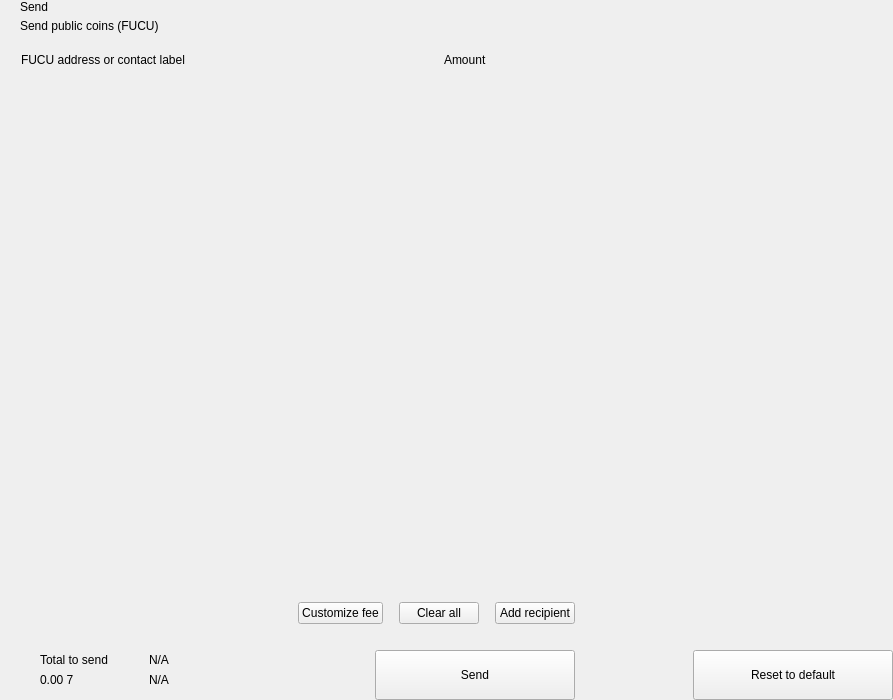
<?xml version="1.0" encoding="UTF-8"?>
<ui version="4.0">
 <class>send</class>
 <widget class="QWidget" name="send">
  <property name="geometry">
   <rect>
    <x>0</x>
    <y>0</y>
    <width>893</width>
    <height>700</height>
   </rect>
  </property>
  <property name="windowTitle">
   <string>Form</string>
  </property>
  <layout class="QHBoxLayout" name="horizontalLayout_2" stretch="2,1">
   <property name="spacing">
    <number>0</number>
   </property>
   <property name="leftMargin">
    <number>0</number>
   </property>
   <property name="topMargin">
    <number>0</number>
   </property>
   <property name="rightMargin">
    <number>0</number>
   </property>
   <property name="bottomMargin">
    <number>0</number>
   </property>
   <item>
    <widget class="QWidget" name="left" native="true">
     <layout class="QVBoxLayout" name="verticalLayout_3">
      <property name="spacing">
       <number>0</number>
      </property>
      <property name="leftMargin">
       <number>0</number>
      </property>
      <property name="topMargin">
       <number>0</number>
      </property>
      <property name="rightMargin">
       <number>0</number>
      </property>
      <property name="bottomMargin">
       <number>0</number>
      </property>
      <item>
       <layout class="QVBoxLayout" name="verticalLayout_22" stretch="0,0,0,1,0,0,0,0">
        <property name="spacing">
         <number>0</number>
        </property>
        <item>
         <layout class="QHBoxLayout" name="horizontalLayout_3">
          <property name="spacing">
           <number>0</number>
          </property>
          <property name="leftMargin">
           <number>20</number>
          </property>
          <property name="rightMargin">
           <number>20</number>
          </property>
          <item>
           <layout class="QVBoxLayout" name="verticalLayout">
            <property name="spacing">
             <number>5</number>
            </property>
            <item>
             <widget class="QLabel" name="labelTitle">
              <property name="text">
               <string>Send</string>
              </property>
              <property name="alignment">
               <set>Qt::AlignLeading|Qt::AlignLeft|Qt::AlignVCenter</set>
              </property>
             </widget>
            </item>
            <item>
             <widget class="QLabel" name="labelSubtitle1">
              <property name="text">
               <string>Send public coins (FUCU)</string>
              </property>
             </widget>
            </item>
           </layout>
          </item>
          <item>
           <spacer name="horizontalSpacer">
            <property name="orientation">
             <enum>Qt::Horizontal</enum>
            </property>
            <property name="sizeHint" stdset="0">
             <size>
              <width>40</width>
              <height>20</height>
             </size>
            </property>
           </spacer>
          </item>
         </layout>
        </item>
        <item>
         <spacer name="verticalSpacer_2">
          <property name="orientation">
           <enum>Qt::Vertical</enum>
          </property>
          <property name="sizeType">
           <enum>QSizePolicy::Fixed</enum>
          </property>
          <property name="sizeHint" stdset="0">
           <size>
            <width>20</width>
            <height>20</height>
           </size>
          </property>
         </spacer>
        </item>
        <item>
         <layout class="QHBoxLayout" name="horizontalLayout" stretch="6,0,2">
          <property name="spacing">
           <number>0</number>
          </property>
          <property name="leftMargin">
           <number>10</number>
          </property>
          <property name="topMargin">
           <number>0</number>
          </property>
          <property name="rightMargin">
           <number>20</number>
          </property>
          <property name="bottomMargin">
           <number>0</number>
          </property>
          <item>
           <widget class="QLabel" name="labelSubtitleAddress">
            <property name="styleSheet">
             <string notr="true">margin-left:8px;</string>
            </property>
            <property name="text">
             <string>FUCU address or contact label</string>
            </property>
           </widget>
          </item>
          <item>
           <spacer name="horizontalSpacer_3">
            <property name="orientation">
             <enum>Qt::Horizontal</enum>
            </property>
            <property name="sizeType">
             <enum>QSizePolicy::Fixed</enum>
            </property>
            <property name="sizeHint" stdset="0">
             <size>
              <width>40</width>
              <height>1</height>
             </size>
            </property>
           </spacer>
          </item>
          <item>
           <widget class="QLabel" name="labelSubtitleAmount">
            <property name="text">
             <string>Amount</string>
            </property>
           </widget>
          </item>
         </layout>
        </item>
        <item>
         <widget class="QScrollArea" name="scrollArea">
          <property name="minimumSize">
           <size>
            <width>0</width>
            <height>350</height>
           </size>
          </property>
          <property name="styleSheet">
           <string notr="true">#scrollArea {
            background:transparent;
            margin-top:10px;
}</string>
          </property>
          <property name="horizontalScrollBarPolicy">
           <enum>Qt::ScrollBarAlwaysOff</enum>
          </property>
          <property name="sizeAdjustPolicy">
           <enum>QAbstractScrollArea::AdjustIgnored</enum>
          </property>
          <property name="widgetResizable">
           <bool>true</bool>
          </property>
          <property name="alignment">
           <set>Qt::AlignLeading|Qt::AlignLeft|Qt::AlignTop</set>
          </property>
          <widget class="QWidget" name="scrollAreaWidgetContents">
           <property name="geometry">
            <rect>
             <x>0</x>
             <y>0</y>
             <width>591</width>
             <height>16</height>
            </rect>
           </property>
           <property name="sizePolicy">
            <sizepolicy hsizetype="Preferred" vsizetype="Maximum">
             <horstretch>0</horstretch>
             <verstretch>0</verstretch>
            </sizepolicy>
           </property>
           <property name="autoFillBackground">
            <bool>false</bool>
           </property>
           <property name="styleSheet">
            <string notr="true">#scrollAreaWidgetContents {
             background:transparent;
             }</string>
           </property>
           <layout class="QVBoxLayout" name="verticalLayout_7">
            <property name="spacing">
             <number>0</number>
            </property>
            <property name="sizeConstraint">
             <enum>QLayout::SetDefaultConstraint</enum>
            </property>
            <property name="leftMargin">
             <number>0</number>
            </property>
            <property name="topMargin">
             <number>0</number>
            </property>
            <property name="rightMargin">
             <number>0</number>
            </property>
            <property name="bottomMargin">
             <number>0</number>
            </property>
           </layout>
          </widget>
         </widget>
        </item>
        <item>
         <spacer name="verticalSpacer_4">
          <property name="orientation">
           <enum>Qt::Vertical</enum>
          </property>
          <property name="sizeType">
           <enum>QSizePolicy::Fixed</enum>
          </property>
          <property name="sizeHint" stdset="0">
           <size>
            <width>20</width>
            <height>20</height>
           </size>
          </property>
         </spacer>
        </item>
        <item>
         <layout class="QHBoxLayout" name="horizontalLayout_20">
          <property name="spacing">
           <number>6</number>
          </property>
          <property name="leftMargin">
           <number>20</number>
          </property>
          <property name="rightMargin">
           <number>20</number>
          </property>
          <item>
           <spacer name="horizontalSpacer_4">
            <property name="orientation">
             <enum>Qt::Horizontal</enum>
            </property>
            <property name="sizeHint" stdset="0">
             <size>
              <width>10</width>
              <height>20</height>
             </size>
            </property>
           </spacer>
          </item>
          <item>
           <widget class="QPushButton" name="pushButtonFee">
            <property name="focusPolicy">
             <enum>Qt::NoFocus</enum>
            </property>
            <property name="text">
             <string>Customize fee</string>
            </property>
           </widget>
          </item>
          <item>
           <spacer name="horizontalSpacer_11">
            <property name="orientation">
             <enum>Qt::Horizontal</enum>
            </property>
            <property name="sizeType">
             <enum>QSizePolicy::Minimum</enum>
            </property>
            <property name="sizeHint" stdset="0">
             <size>
              <width>10</width>
              <height>20</height>
             </size>
            </property>
           </spacer>
          </item>
          <item>
           <widget class="QPushButton" name="pushButtonClear">
            <property name="focusPolicy">
             <enum>Qt::NoFocus</enum>
            </property>
            <property name="layoutDirection">
             <enum>Qt::RightToLeft</enum>
            </property>
            <property name="text">
             <string>Clear all</string>
            </property>
           </widget>
          </item>
          <item>
           <spacer name="horizontalSpacer_6">
            <property name="orientation">
             <enum>Qt::Horizontal</enum>
            </property>
            <property name="sizeType">
             <enum>QSizePolicy::Fixed</enum>
            </property>
            <property name="sizeHint" stdset="0">
             <size>
              <width>10</width>
              <height>20</height>
             </size>
            </property>
           </spacer>
          </item>
          <item>
           <widget class="QPushButton" name="pushButtonAddRecipient">
            <property name="focusPolicy">
             <enum>Qt::NoFocus</enum>
            </property>
            <property name="text">
             <string>Add recipient</string>
            </property>
           </widget>
          </item>
         </layout>
        </item>
        <item>
         <spacer name="verticalSpacer">
          <property name="orientation">
           <enum>Qt::Vertical</enum>
          </property>
          <property name="sizeType">
           <enum>QSizePolicy::Fixed</enum>
          </property>
          <property name="sizeHint" stdset="0">
           <size>
            <width>20</width>
            <height>16</height>
           </size>
          </property>
         </spacer>
        </item>
        <item>
         <layout class="QHBoxLayout" name="horizontalLayout_7">
          <property name="rightMargin">
           <number>20</number>
          </property>
          <item>
           <layout class="QHBoxLayout" name="horizontalLayout_10">
            <property name="spacing">
             <number>0</number>
            </property>
            <property name="leftMargin">
             <number>8</number>
            </property>
            <item>
             <widget class="QStackedWidget" name="stackedWidget">
              <property name="minimumSize">
               <size>
                <width>0</width>
                <height>60</height>
               </size>
              </property>
              <property name="maximumSize">
               <size>
                <width>16777215</width>
                <height>60</height>
               </size>
              </property>
              <widget class="QWidget" name="page1">
               <layout class="QVBoxLayout" name="verticalLayout_71" stretch="0">
                <property name="spacing">
                 <number>6</number>
                </property>
                <property name="leftMargin">
                 <number>12</number>
                </property>
                <property name="topMargin">
                 <number>0</number>
                </property>
                <property name="rightMargin">
                 <number>0</number>
                </property>
                <property name="bottomMargin">
                 <number>0</number>
                </property>
                <item>
                 <widget class="QWidget" name="coinWidget" native="true">
                  <property name="minimumSize">
                   <size>
                    <width>0</width>
                    <height>60</height>
                   </size>
                  </property>
                  <property name="maximumSize">
                   <size>
                    <width>16777215</width>
                    <height>60</height>
                   </size>
                  </property>
                  <layout class="QHBoxLayout" name="horizontalLayout_9">
                   <property name="spacing">
                    <number>0</number>
                   </property>
                   <property name="leftMargin">
                    <number>20</number>
                   </property>
                   <property name="topMargin">
                    <number>10</number>
                   </property>
                   <property name="rightMargin">
                    <number>20</number>
                   </property>
                   <property name="bottomMargin">
                    <number>10</number>
                   </property>
                   <item>
                    <layout class="QVBoxLayout" name="verticalSend">
                     <property name="spacing">
                      <number>0</number>
                     </property>
                     <item>
                      <widget class="QLabel" name="labelTitleTotalSend">
                       <property name="text">
                        <string>Total to send</string>
                       </property>
                      </widget>
                     </item>
                     <item>
                      <widget class="QLabel" name="labelAmountSend">
                       <property name="text">
                        <string notr="true">0.00 7</string>
                       </property>
                      </widget>
                     </item>
                    </layout>
                   </item>
                   <item>
                    <spacer name="horizontalSpacer_9">
                     <property name="orientation">
                      <enum>Qt::Horizontal</enum>
                     </property>
                     <property name="sizeType">
                      <enum>QSizePolicy::Fixed</enum>
                     </property>
                     <property name="sizeHint" stdset="0">
                      <size>
                       <width>20</width>
                       <height>20</height>
                      </size>
                     </property>
                    </spacer>
                   </item>
                   <item>
                    <widget class="QLabel" name="labelLine">
                     <property name="minimumSize">
                      <size>
                       <width>1</width>
                       <height>0</height>
                      </size>
                     </property>
                     <property name="maximumSize">
                      <size>
                       <width>1</width>
                       <height>16777215</height>
                      </size>
                     </property>
                     <property name="text">
                      <string/>
                     </property>
                    </widget>
                   </item>
                   <item>
                    <spacer name="horizontalSpacer_10">
                     <property name="orientation">
                      <enum>Qt::Horizontal</enum>
                     </property>
                     <property name="sizeType">
                      <enum>QSizePolicy::Fixed</enum>
                     </property>
                     <property name="sizeHint" stdset="0">
                      <size>
                       <width>20</width>
                       <height>20</height>
                      </size>
                     </property>
                    </spacer>
                   </item>
                   <item>
                    <layout class="QVBoxLayout" name="verticalRemaining">
                     <property name="spacing">
                      <number>0</number>
                     </property>
                     <item>
                      <widget class="QLabel" name="labelTitleTotalRemaining">
                       <property name="text">
                        <string notr="true">N/A</string>
                       </property>
                      </widget>
                     </item>
                     <item>
                      <widget class="QLabel" name="labelAmountRemaining">
                       <property name="text">
                        <string notr="true">N/A</string>
                       </property>
                      </widget>
                     </item>
                    </layout>
                   </item>
                  </layout>
                 </widget>
                </item>
               </layout>
              </widget>
              <widget class="QWidget" name="page_2"/>
             </widget>
            </item>
           </layout>
          </item>
          <item>
           <spacer name="horizontalSpacer_5">
            <property name="orientation">
             <enum>Qt::Horizontal</enum>
            </property>
            <property name="sizeType">
             <enum>QSizePolicy::Expanding</enum>
            </property>
            <property name="sizeHint" stdset="0">
             <size>
              <width>40</width>
              <height>20</height>
             </size>
            </property>
           </spacer>
          </item>
          <item alignment="Qt::AlignBottom">
           <widget class="QPushButton" name="pushButtonSave">
            <property name="minimumSize">
             <size>
              <width>200</width>
              <height>50</height>
             </size>
            </property>
            <property name="maximumSize">
             <size>
              <width>200</width>
              <height>50</height>
             </size>
            </property>
            <property name="focusPolicy">
             <enum>Qt::NoFocus</enum>
            </property>
            <property name="text">
             <string>Send</string>
            </property>
           </widget>
          </item>
         </layout>
        </item>
       </layout>
      </item>
     </layout>
    </widget>
   </item>
   <item>
    <widget class="QWidget" name="right" native="true">
     <layout class="QVBoxLayout" name="verticalLayout_5">
      <property name="leftMargin">
       <number>0</number>
      </property>
      <property name="topMargin">
       <number>0</number>
      </property>
      <property name="rightMargin">
       <number>0</number>
      </property>
      <property name="bottomMargin">
       <number>0</number>
      </property>
      <item>
       <layout class="QVBoxLayout" name="verticalLayout_4">
        <property name="spacing">
         <number>6</number>
        </property>
        <item>
         <widget class="OptionButton" name="btnCoinControl" native="true">
          <property name="minimumSize">
           <size>
            <width>0</width>
            <height>50</height>
           </size>
          </property>
         </widget>
        </item>
        <item>
         <widget class="OptionButton" name="btnChangeAddress" native="true">
          <property name="minimumSize">
           <size>
            <width>0</width>
            <height>50</height>
           </size>
          </property>
         </widget>
        </item>
        <item>
         <widget class="OptionButton" name="btnUri" native="true">
          <property name="minimumSize">
           <size>
            <width>0</width>
            <height>50</height>
           </size>
          </property>
         </widget>
        </item>
        <item>
         <spacer name="verticalSpacer_5">
          <property name="orientation">
           <enum>Qt::Vertical</enum>
          </property>
          <property name="sizeHint" stdset="0">
           <size>
            <width>20</width>
            <height>40</height>
           </size>
          </property>
         </spacer>
        </item>
        <item>
         <layout class="QHBoxLayout" name="horizontalLayout_8">
          <item>
           <spacer name="horizontalSpacer_7">
            <property name="orientation">
             <enum>Qt::Horizontal</enum>
            </property>
            <property name="sizeHint" stdset="0">
             <size>
              <width>40</width>
              <height>20</height>
             </size>
            </property>
           </spacer>
          </item>
          <item>
           <widget class="QPushButton" name="pushButtonReset">
            <property name="minimumSize">
             <size>
              <width>200</width>
              <height>50</height>
             </size>
            </property>
            <property name="maximumSize">
             <size>
              <width>200</width>
              <height>50</height>
             </size>
            </property>
            <property name="focusPolicy">
             <enum>Qt::NoFocus</enum>
            </property>
            <property name="text">
             <string>Reset to default</string>
            </property>
           </widget>
          </item>
         </layout>
        </item>
       </layout>
      </item>
     </layout>
    </widget>
   </item>
  </layout>
 </widget>
 <customwidgets>
  <customwidget>
   <class>OptionButton</class>
   <extends>QWidget</extends>
   <header>qt/fucucoin/optionbutton.h</header>
   <container>1</container>
  </customwidget>
 </customwidgets>
 <resources/>
 <connections/>
</ui>
